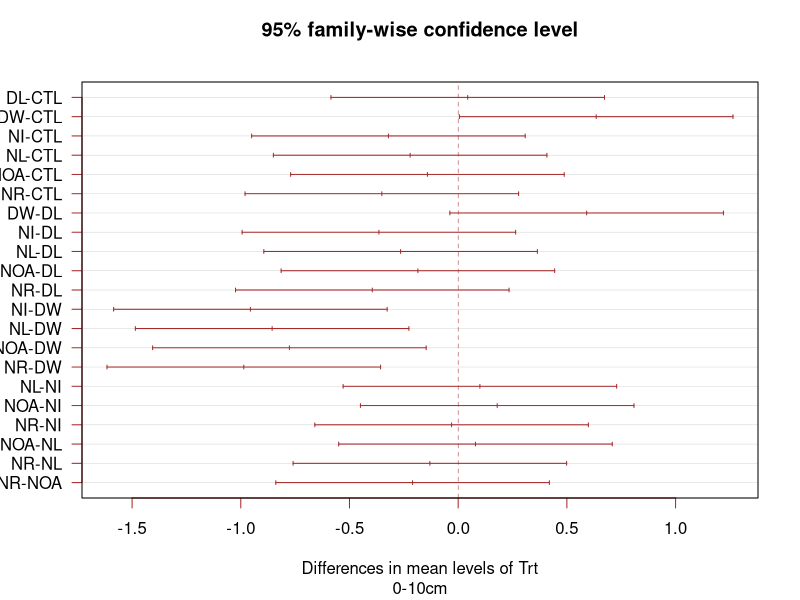
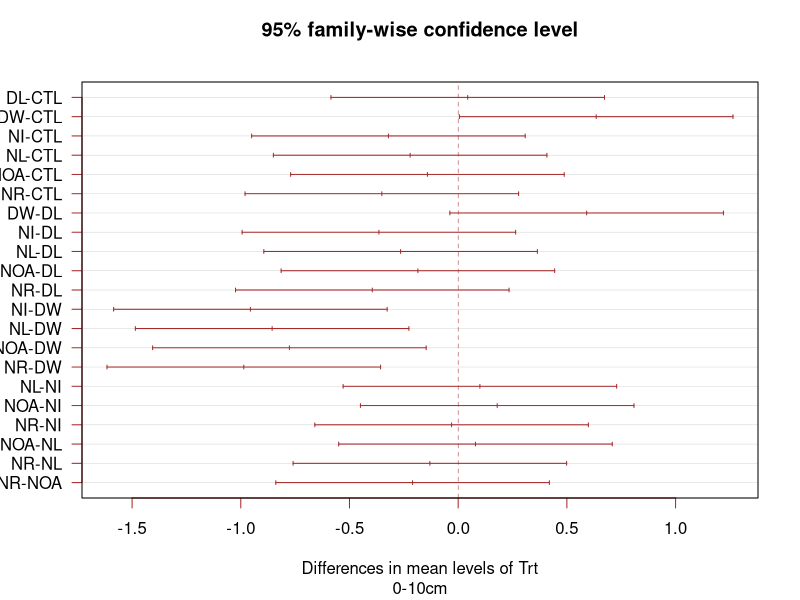

The R source for these figures, in order:
library(ggplot2)
library(multcompView)
library(dplyr)

setwd("C:/github/DIRT20/Stats/Roots")

master <- read.csv("DNP_rocks_roots.csv", as.is=T)

rep_smry <- master %>% filter(Depth < 10) %>% group_by(Trt, Plot, Rep) %>%
              summarise(root_sum = sum(RootWt, na.rm=TRUE))

data <- rep_smry %>% group_by(Trt, Plot) %>%
              summarise(root_mean = mean(root_sum, na.rm=TRUE))

write.csv(data, "DIRT20_roots_by plot.csv")


# What is the effect of the treatment on the value ?
attach(data)
model=lm(root_mean ~ Trt )
ANOVA=aov(model)

# Tukey test to study each pair of treatment :
TUKEY <- TukeyHSD(x=ANOVA, 'Trt', conf.level=0.95)

# Tuckey test representation :
plot(TUKEY , las=1 , col="brown", sub="0-10cm")

#Save TukeyHSD plot
jpeg('DIRT20_roots_TukeyHSD_0-10cm.jpg')
plot(TUKEY , las=1 , col="brown", sub="0-10cm")
dev.off()

#Save tukeyHSD table
write.csv(as.data.frame(TUKEY$Trt), "DIRT20_roots_TukeyHSD_0-10cm.csv")

                        
